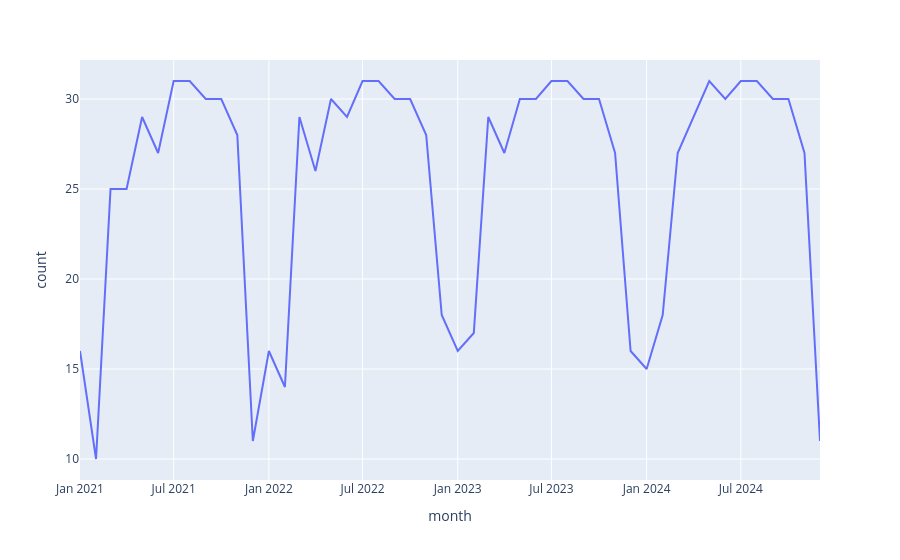

Here is the notebook cell this chart was saved with:
### Code cell
df_daily_counts["month"] = pd.to_datetime(df_daily_counts["date"]).dt.to_period("M").dt.to_timestamp()
df_monthly_counts = df_daily_counts.groupby("month").size().reset_index(name="count")
px.line(df_monthly_counts, x = 'month', y = 'count')

### Figure 1 — Plotly figure (JSON) as saved in the notebook; plotly's stock layout.template omitted (floating-point values rounded to 4 significant figures)
{"data": [{"hovertemplate": "month=%{x}<br>count=%{y}<extra></extra>", "legendgroup": "", "line": {"color": "#636efa", "dash": "solid"}, "marker": {"symbol": "circle"}, "mode": "lines", "name": "", "orientation": "v", "showlegend": false, "type": "scatter", "x": ["2021-01-01T00:00:00", "2021-02-01T00:00:00", "2021-03-01T00:00:00", "2021-04-01T00:00:00", "2021-05-01T00:00:00", "2021-06-01T00:00:00", "2021-07-01T00:00:00", "2021-08-01T00:00:00", "2021-09-01T00:00:00", "2021-10-01T00:00:00", "2021-11-01T00:00:00", "2021-12-01T00:00:00", "2022-01-01T00:00:00", "2022-02-01T00:00:00", "2022-03-01T00:00:00", "2022-04-01T00:00:00", "2022-05-01T00:00:00", "2022-06-01T00:00:00", "2022-07-01T00:00:00", "2022-08-01T00:00:00", "2022-09-01T00:00:00", "2022-10-01T00:00:00", "2022-11-01T00:00:00", "2022-12-01T00:00:00", "2023-01-01T00:00:00", "2023-02-01T00:00:00", "2023-03-01T00:00:00", "2023-04-01T00:00:00", "2023-05-01T00:00:00", "2023-06-01T00:00:00", "2023-07-01T00:00:00", "2023-08-01T00:00:00", "2023-09-01T00:00:00", "2023-10-01T00:00:00", "2023-11-01T00:00:00", "2023-12-01T00:00:00", "2024-01-01T00:00:00", "2024-02-01T00:00:00", "2024-03-01T00:00:00", "2024-04-01T00:00:00", "2024-05-01T00:00:00", "2024-06-01T00:00:00", "2024-07-01T00:00:00", "2024-08-01T00:00:00", "2024-09-01T00:00:00", "2024-10-01T00:00:00", "2024-11-01T00:00:00", "2024-12-01T00:00:00"], "xaxis": "x", "y": [16, 10, 25, 25, 29, 27, 31, 31, 30, 30, 28, 11, 16, 14, 29, 26, 30, 29, 31, 31, 30, 30, 28, 18, 16, 17, 29, 27, 30, 30, 31, 31, 30, 30, 27, 16, 15, 18, 27, 29, 31, 30, 31, 31, 30, 30, 27, 11], "yaxis": "y"}], "layout": {"legend": {"tracegroupgap": 0}, "margin": {"t": 60}, "xaxis": {"anchor": "y", "domain": [0, 1], "title": {"text": "month"}}, "yaxis": {"anchor": "x", "domain": [0, 1], "title": {"text": "count"}}}}
